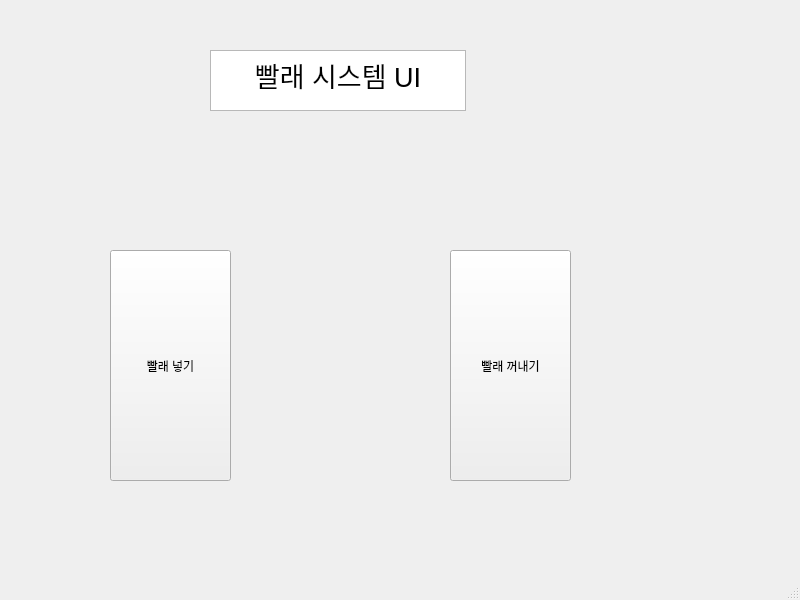
<?xml version="1.0" encoding="UTF-8"?>
<ui version="4.0">
 <class>MainWindow</class>
 <widget class="QMainWindow" name="MainWindow">
  <property name="geometry">
   <rect>
    <x>0</x>
    <y>0</y>
    <width>800</width>
    <height>600</height>
   </rect>
  </property>
  <property name="windowTitle">
   <string>MainWindow</string>
  </property>
  <widget class="QWidget" name="centralwidget">
   <widget class="QPushButton" name="pushButton">
    <property name="geometry">
     <rect>
      <x>110</x>
      <y>250</y>
      <width>121</width>
      <height>231</height>
     </rect>
    </property>
    <property name="text">
     <string>빨래 넣기</string>
    </property>
   </widget>
   <widget class="QTextBrowser" name="textBrowser">
    <property name="geometry">
     <rect>
      <x>210</x>
      <y>50</y>
      <width>256</width>
      <height>61</height>
     </rect>
    </property>
    <property name="html">
     <string>&lt;!DOCTYPE HTML PUBLIC &quot;-//W3C//DTD HTML 4.0//EN&quot; &quot;http://www.w3.org/TR/REC-html40/strict.dtd&quot;&gt;
&lt;html&gt;&lt;head&gt;&lt;meta name=&quot;qrichtext&quot; content=&quot;1&quot; /&gt;&lt;style type=&quot;text/css&quot;&gt;
p, li { white-space: pre-wrap; }
&lt;/style&gt;&lt;/head&gt;&lt;body style=&quot; font-family:'Ubuntu'; font-size:11pt; font-weight:400; font-style:normal;&quot;&gt;
&lt;p align=&quot;center&quot; style=&quot; margin-top:0px; margin-bottom:0px; margin-left:0px; margin-right:0px; -qt-block-indent:0; text-indent:0px;&quot;&gt;&lt;span style=&quot; font-size:20pt;&quot;&gt;빨래 시스템 UI&lt;/span&gt;&lt;/p&gt;&lt;/body&gt;&lt;/html&gt;</string>
    </property>
   </widget>
   <widget class="QPushButton" name="pushButton_2">
    <property name="geometry">
     <rect>
      <x>450</x>
      <y>250</y>
      <width>121</width>
      <height>231</height>
     </rect>
    </property>
    <property name="text">
     <string>빨래 꺼내기</string>
    </property>
   </widget>
  </widget>
  <widget class="QMenuBar" name="menubar">
   <property name="geometry">
    <rect>
     <x>0</x>
     <y>0</y>
     <width>800</width>
     <height>22</height>
    </rect>
   </property>
  </widget>
  <widget class="QStatusBar" name="statusbar"/>
 </widget>
 <resources/>
 <connections/>
</ui>
